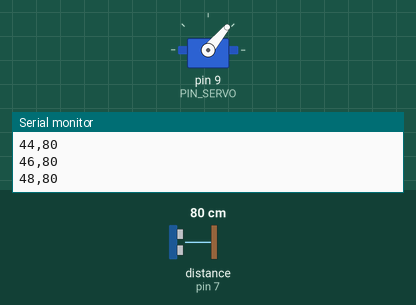
Recording of a sketch running on a simulated Arduino Uno, built with avr-gcc and run on an emulated ATmega328P. Shown: servo, the last lines printed to the serial monitor. Wiring (inferred from the names in the program): ultrasonic range finder: trigger pin 6; echo pin 7. The test bench sets the inputs (shaded band); at power-on: distance to the obstacle (sensor on pin 7) 80 cm. The echo pulse lasts 58.3 µs per cm.

Above: at 2.27 s.
2.3 s: distance to the obstacle (sensor on pin 7) set to 2 cm
At 2.54 s:
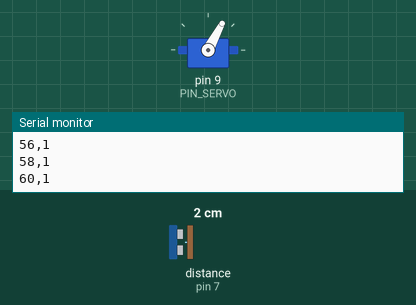
5.3 s: distance to the obstacle (sensor on pin 7) set to 60 cm
At 5.45 s:
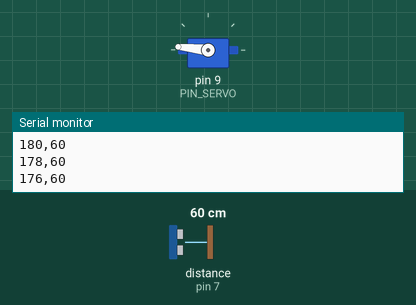
8.3 s: distance to the obstacle (sensor on pin 7) set to 120 cm
At 9.89 s:
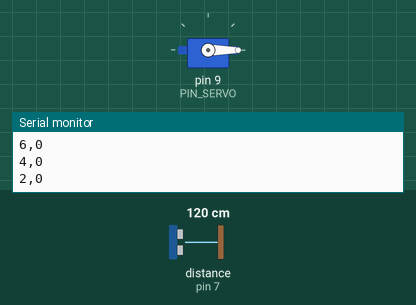
Timing chart, 0 to 17.3 s (numbered marks = the images above; inputs shaded):
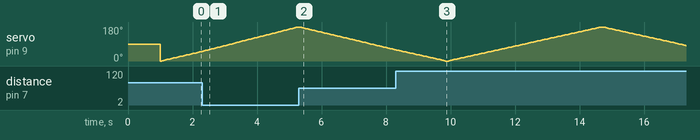

The sketch:

radar_arduino.ino
```cpp
#include <Servo.h>

Servo radarServo;

const int PIN_SERVO = 9;
const int PIN_TRIG = 6;
const int PIN_ECHO = 7;
const int DISTANCIA_MAX = 100;

int medirDistancia() {
  digitalWrite(PIN_TRIG, LOW);
  delayMicroseconds(2);
  digitalWrite(PIN_TRIG, HIGH);
  delayMicroseconds(10);
  digitalWrite(PIN_TRIG, LOW);

  unsigned long duracion = pulseIn(PIN_ECHO, HIGH, 25000UL);
  if (duracion == 0) return 0;

  int distancia = duracion / 58;
  if (distancia > DISTANCIA_MAX) return 0;
  return distancia;
}

void explorar(int inicio, int fin, int paso) {
  if (paso == 0) return;

  for (int angulo = inicio;
       (paso > 0) ? angulo <= fin : angulo >= fin;
       angulo += paso) {
    radarServo.write(angulo);
    delay(45);

    int distancia = medirDistancia();
    Serial.print(angulo);
    Serial.print(",");
    Serial.println(distancia);
  }
}

void setup() {
  Serial.begin(9600);
  pinMode(PIN_TRIG, OUTPUT);
  pinMode(PIN_ECHO, INPUT);
  radarServo.attach(PIN_SERVO);
  radarServo.write(90);
  delay(1000);
}

void loop() {
  explorar(0, 180, 2);
  explorar(180, 0, -2);
}
```
